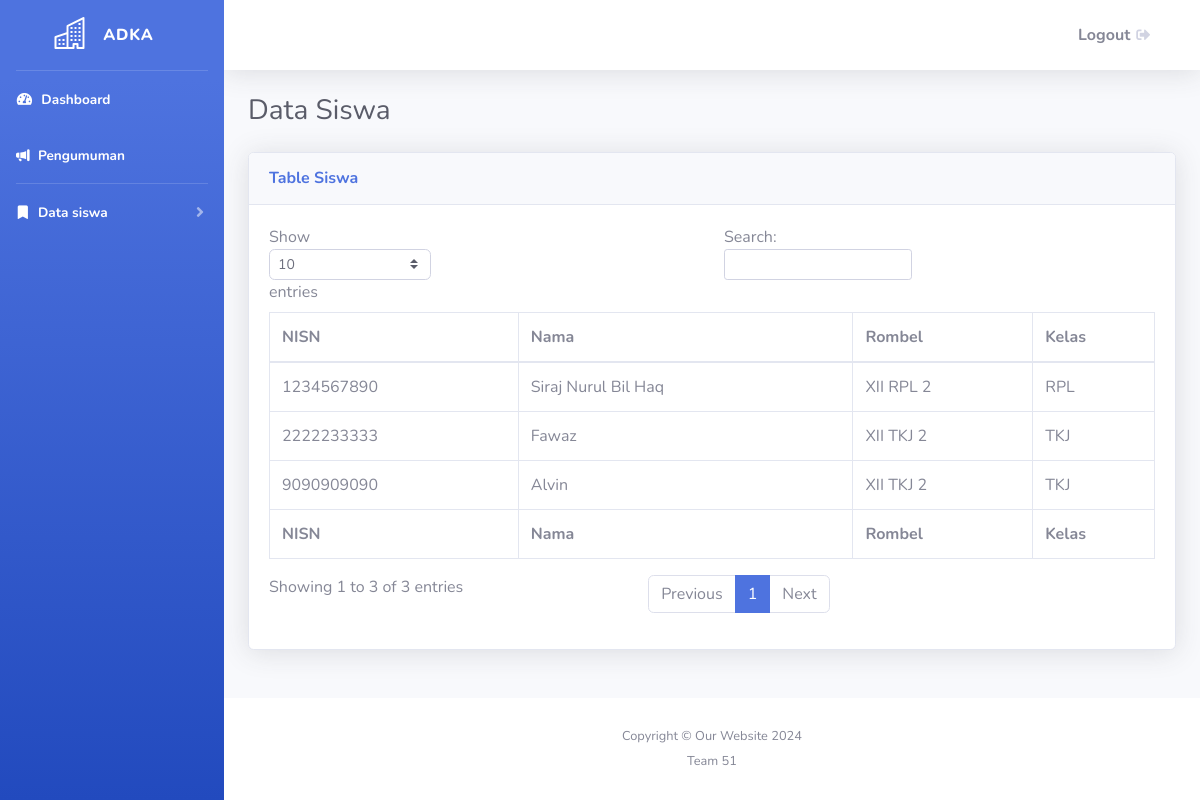
Screenshot of /public/tableData (signed in) with the database file from the repository.
### tables this page shows
CREATE TABLE `tbl_sas_siswa` (
  `id_siswa` int(11) NOT NULL,
  `name_siswa` varchar(50) NOT NULL,
  `nisn_siswa` varchar(10) NOT NULL,
  `address_siswa` varchar(255) NOT NULL,
  `noWA_siswa` varchar(255) NOT NULL,
  `id_jurusan` int(11) NOT NULL,
  `rombel_siswa` varchar(20) NOT NULL,
  `jurusan_siswa` varchar(50) NOT NULL,
  `foto_siswa` longblob NOT NULL,
  `status_siswa_active` tinyint(1) NOT NULL DEFAULT 1,
  `created_at` timestamp NOT NULL DEFAULT current_timestamp(),
  `updated_at` timestamp NOT NULL DEFAULT current_timestamp(),
  `created_by` int(11) DEFAULT NULL,
  `updated_by` int(11) DEFAULT NULL
);

### app/core/Controller.php (called while the page is built, shortened)
<?php
class Controller {
    public function view($view, $data = [])
    {
        require_once '../app/views/' . $view . '.php';
    }
    public function model($model)
    {
        return new $model;
    }
}

### app/controllers/tableData.php (called while the page is built, shortened)
<?php
class tableData extends Controller {
    public function index() {
        $data['judul'] = 'Data Siswa';
        $data['nama'] = $this->model('User_model')->getUser();
        $data['siswa'] = $this->model('Siswa_model')->getSiswa();
        $this->view('tableData/index', $data);
    }
}
?>

### app/core/App.php (called while the page is built, shortened)
<?php
class App {
    protected $method = 'index';
    protected $params = [];
    public function __construct()
    {
        $this->controller = new $this->controller;
        call_user_func_array([$this->controller, $this->method], $this->params);
    }
}

### public/index.php (called while the page is built, shortened)
<?php
$app = new App();
?>

### app/models/Siswa_model.php (called while the page is built, shortened)
<?php
class Siswa_model {
    private $dbh;
    public function __construct() {
        $dsn = 'mysql:host=localhost;dbname=sas_db;';
        try {
            $this->dbh = new PDO($dsn, 'root', '');
        } catch(PDOexception $e) {
            die($e->getSiswa());
        }
    }
    public function getSiswa() {
        $this->stmt = $this->dbh->prepare('SELECT * FROM tbl_sas_siswa');
        $this->stmt->execute();
        return $this->stmt->fetchAll(PDO::FETCH_ASSOC);
    }
}
?>

### app/views/tableData/index.php (the view)
<div class="container-fluid">
    <div class="d-sm-flex align-items-center justify-content-between mb-4">
        <h1 class="h3 mb-0 text-gray-800">Data Siswa</h1>
    </div>
    <div class="card shadow mb-4">
        <div class="card-header py-3">
            <h6 class="m-0 font-weight-bold text-primary">Table Siswa</h6>
        </div>
        <div class="card-body">
            <div class="table-responsive">
                <table class="table table-bordered" id="dataTable" width="100%" cellspacing="0">
                    <thead>
                        <tr>
                            <th>NISN</th>
                            <th>Nama</th>
                            <th>Rombel</th>
                            <th>Kelas</th>
                        </tr>
                    </thead>
                    <tfoot>
                        <tr>
                            <th>NISN</th>
                            <th>Nama</th>
                            <th>Rombel</th>
                            <th>Kelas</th>
                        </tr>
                    </tfoot>
                    <tbody>
                        <?php foreach($data['siswa'] as $siswa) :?>
                        <tr>
                            <td><?= $siswa['nisn_siswa']; ?></td>
                            <td><?= $siswa['name_siswa']; ?></td>
                            <td><?= $siswa['rombel_siswa']; ?> </td>
                            <td><?= $siswa['jurusan_siswa']; ?></td>
                        </tr>
                        <?php endforeach;?>
                    </tbody>
                </table>
            </div>
        </div>
    </div>
</div>

### rows the page displays
tbl_sas_siswa: nisn_siswa "1234567890", name_siswa "Siraj Nurul Bil Haq", rombel_siswa "XII RPL 2", jurusan_siswa "RPL"
tbl_sas_siswa: nisn_siswa "9090909090", name_siswa "Alvin", rombel_siswa "XII TKJ 2", jurusan_siswa "TKJ"
tbl_sas_siswa: nisn_siswa "2222233333", name_siswa "Fawaz", rombel_siswa "XII TKJ 2", jurusan_siswa "TKJ"
